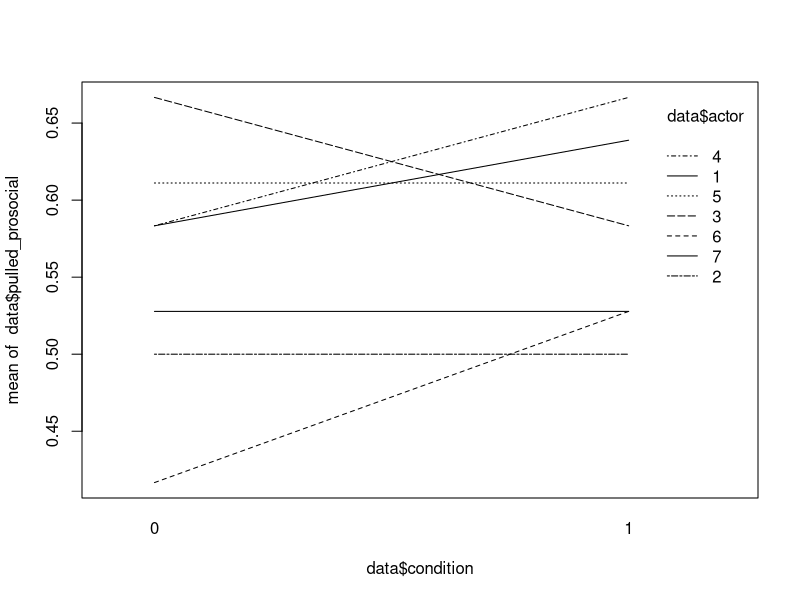
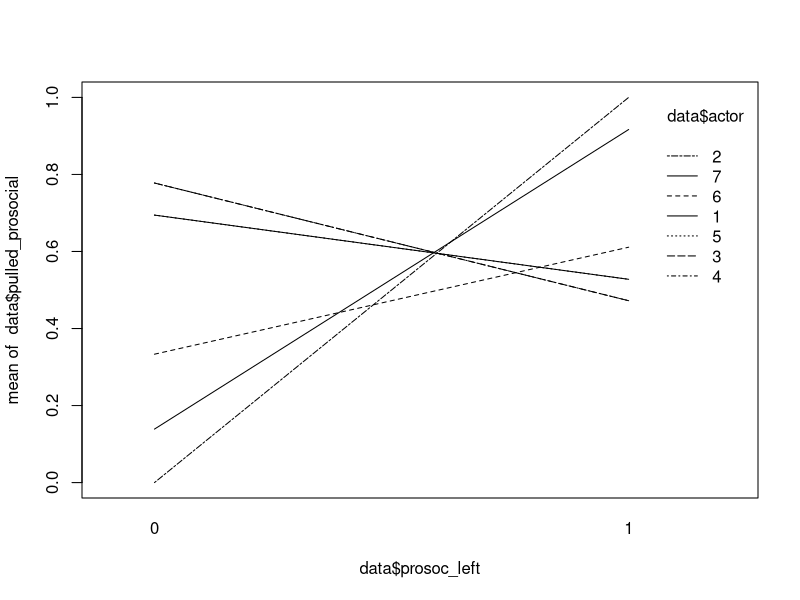
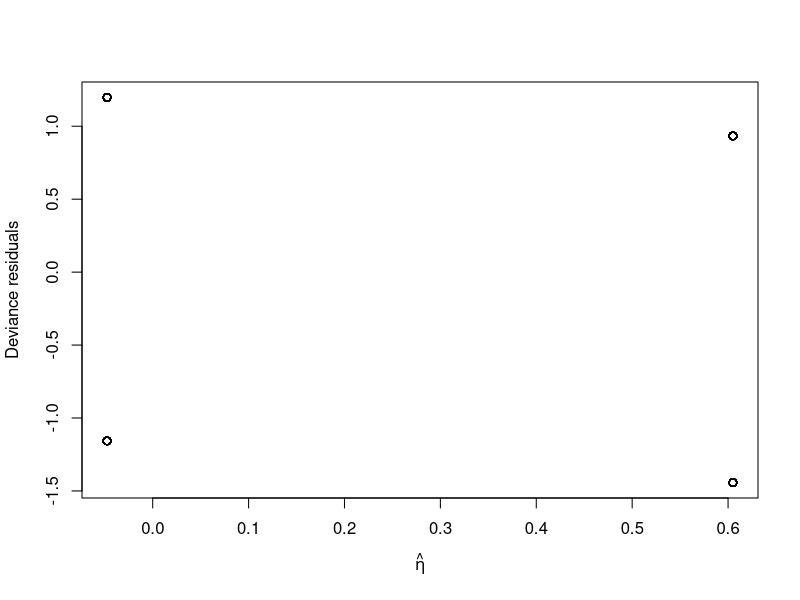
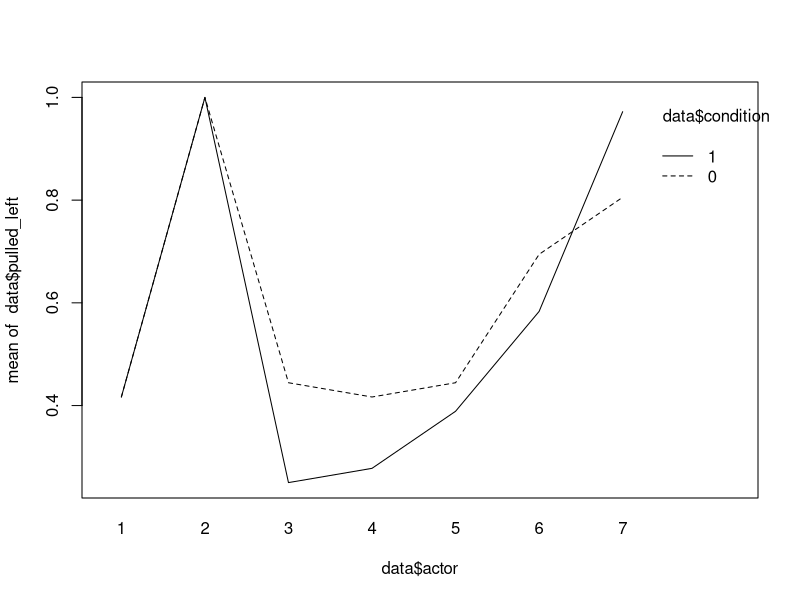
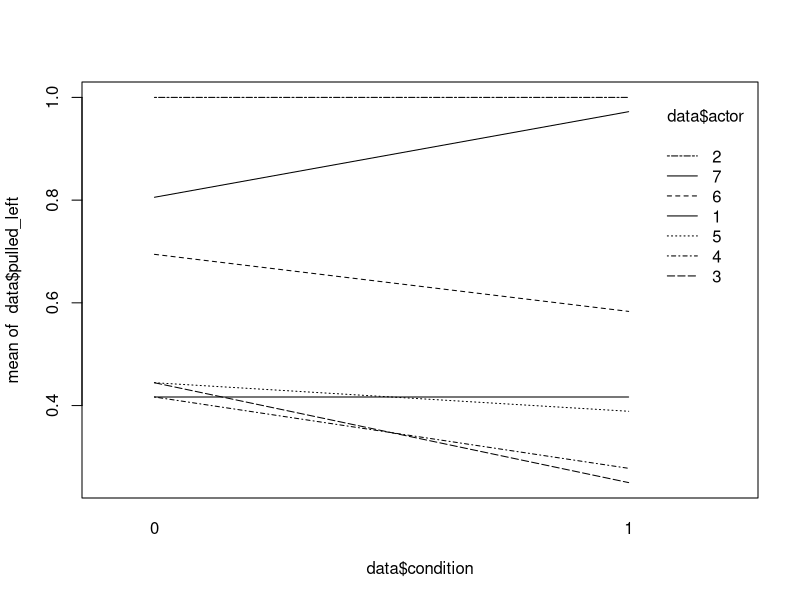

Write R code to recreate these figures, in order. (Note: this script raises an error after producing the figures.)
library(dplyr)

## Read data
data = read.csv("assign2.txt", sep=" ")

## Define problems:
# 1. H0: chimpanzee is same as human: almost always prosocial
#    H1: chimpanzee is not prosocial
# 2. H0: Each chimpanzee is not prrosocial, i.e. no difference between having placebo or not
#    H1: Each chimpanzee is prrosocial, i.e. difference between placebo set
# 3. H0: Chimpanzee population is not prrosocial, i.e. no difference between having placebo or not
#    H1: Chimpanzee population is prrosocial, i.e. difference between placebo set

# Two types of analysis
# 1: A binomial model of factor level
# 2: Test of independence

## Process data
# Create new dataset on if prosocial
data$pulled_prosocial = (data$prosoc_left == data$pulled_left)
data$const = 1
# Aggregate data based on each individual
data.aggregated = aggregate(.~actor+condition+pulled_prosocial, sum, d=data)

## Plot data
# Plot the individual plot
interaction.plot(data$condition, data$actor, data$pulled_prosocial)
interaction.plot(data$prosoc_left, data$actor, data$pulled_prosocial)
# Three upward, one downward, three neutral


## Fit the model
# The binomial model
# Try with all factors, (not including pulled_left as it's not something we want to study)
data.bmodel = glm(cbind(pulled_prosocial, 1-pulled_prosocial)~factor(actor)+
                    factor(condition)+factor(prosoc_left), data=data, 
                  family = "binomial")
summary(data.bmodel)
data.bmodel.step = step(data.bmodel)
summary(data.bmodel.step)
# Check mean
data.bmodel.step.predict = predict(data.bmodel.step, type="link", se.fit=TRUE, newdata=data[1,])
# Check conf interval (link)
critval <- 1.96 ## approx 95% CI
upr <- data.bmodel.step.predict$fit + (critval * data.bmodel.step.predict$se.fit)
lwr <- data.bmodel.step.predict$fit - (critval * data.bmodel.step.predict$se.fit)
fit <- data.bmodel.step.predict$fit
data.frame(upr, fit, lwr)
# Check conf interval (response)
f = data.bmodel$family$linkinv
data.frame(f(upr), f(fit), f(lwr))
# Check residuals
plot(residuals(data.bmodel.step) ~ predict(data.bmodel.step, type="link"),
     xlab=expression(hat(eta)), ylab="Deviance residuals")
# Check overdispersion
# Estimate Phi
n = dim(data)[1]
p = 2
(data.bmodel.step.phihat = sum(residuals(data.bmodel.step, type = "pearson")^2)/(n-p))
# The value is exactly 1, so no overdispersion

# Try independence test
# Phrase test like this:
#     Factor1: isProsocial
#     Factor2: Conditioned
#     Factor3: The chimp ID
#     (Potential Factor4): Left right handle
data.aggregated.pmodel1 = glm(const ~ actor + condition + pulled_prosocial, 
                              data = data.aggregated, family=poisson)
summary(data.aggregated.pmodel1)
# Test independence
deviance(data.aggregated.pmodel1)
df.residual(data.aggregated.pmodel1)
pchisq(deviance(data.aggregated.pmodel1), 
       df=df.residual(data.aggregated.pmodel1), lower.tail = FALSE)
# Close to 1, so we conclude independent

# Use table
data.aggregated.xtabs1 <- xtabs(const ~ actor + condition + pulled_prosocial, 
                                data = data.aggregated)
summary(data.aggregated.xtabs1)

### Additional thing: Test for handedness
# Investigate if the side of lever the chimpanzee pulled depends on the condition
## Plot
interaction.plot(data$actor, data$condition, data$pulled_left)
interaction.plot(data$condition, data$actor, data$pulled_left)
# Difference in individual
## Model
# Null model
data.handedness.bmodel1.step = step(data.handedness.bmodel1)
summary(data.handedness.bmodel1.step)
# Full model
data.handedness.bmodel1 = glm(pulled_left ~ factor(actor) + factor(condition),
                              data = data, family=poisson)
summary(data.handedness.bmodel1)
# Condition doesn't seem relevant at all, but actor is pretty important
# Step model 
data.handedness.bmodel1.step = step(data.handedness.bmodel1)
summary(data.handedness.bmodel1.step)
# Actor is significant, at least some of the actors are definitely handed. (1,2,7, potentially 6 to be precise)
